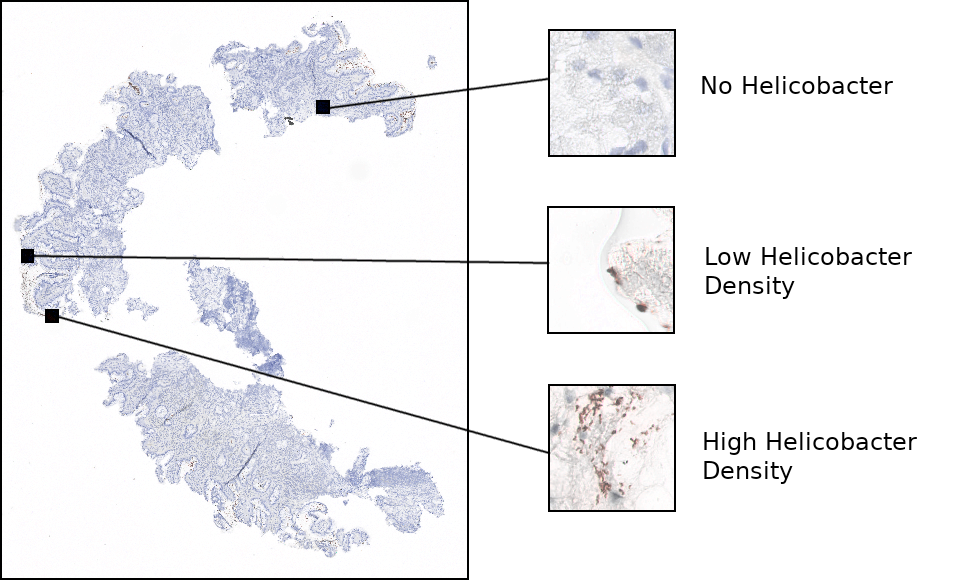
#> input picture 0.png, 960 x 580 px
$ python -i print_metrics.py   (imports and definitions only)
#> lines starting #> are read from the running program, lines starting #| are printed output that depends on the picture; after the words box and inside, x2 and y2 are one past the last pixel; in counts of white or black regions, pixels touching at a corner belong together
#> further down, picture is the input picture: shape (580, 960, 3); mean B, G, R 242.5, 240.2, 240.3
from sklearn.metrics import classification_report
import numpy as np
import cv2
import matplotlib.pyplot as plt
from metrics import MSE_Red_channel
"""
This script contains the different functions of metrics.py
modified to visualize the results
"""
def count_red_pixels_HSV(image_bgr):
    #convert to HSV
    image = cv2.cvtColor(image_bgr, cv2.COLOR_BGR2HSV)
#> image: shape (580, 960, 3); mean H, S, V 31.7, 4, 243

    # define range of red color in HSV
    lower_red1 = np.array([0,50,50])
    upper_red1 = np.array([10,255,255])
    lower_red2 = np.array([170,50,50])
    upper_red2 = np.array([180,255,255])

    # Threshold the HSV image to count only red pixels
    mask1 = cv2.inRange(image, lower_red1, upper_red1)
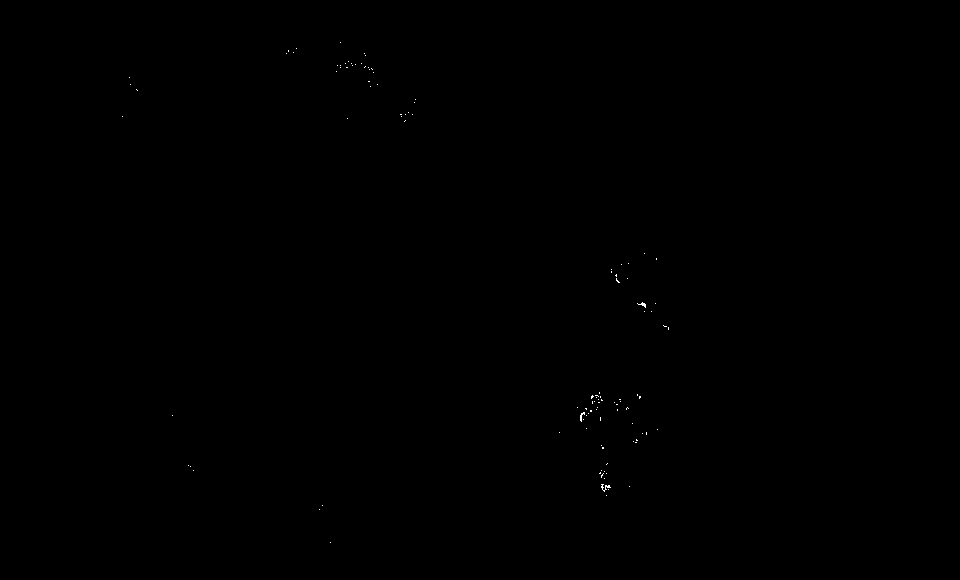
#> mask1: shape (580, 960); 0.05% white in thin lines or dots, all inside (x1, y1, x2, y2) = (122, 42, 669, 543)
    mask2 = cv2.inRange(image, lower_red2, upper_red2)
#> mask2: shape (580, 960); 0.01% white in thin lines or dots, all inside (x1, y1, x2, y2) = (576, 255, 637, 501)

    mask1 = cv2.add(mask1, mask2)
    return mask1

# [79 lines left out: functions count_red_pixels, MSE, vectordifference, vectordifference2D, not called in this run]

>>> import cv2
>>> picture = cv2.imread('../0.png')
>>> result = count_red_pixels_HSV(picture)
